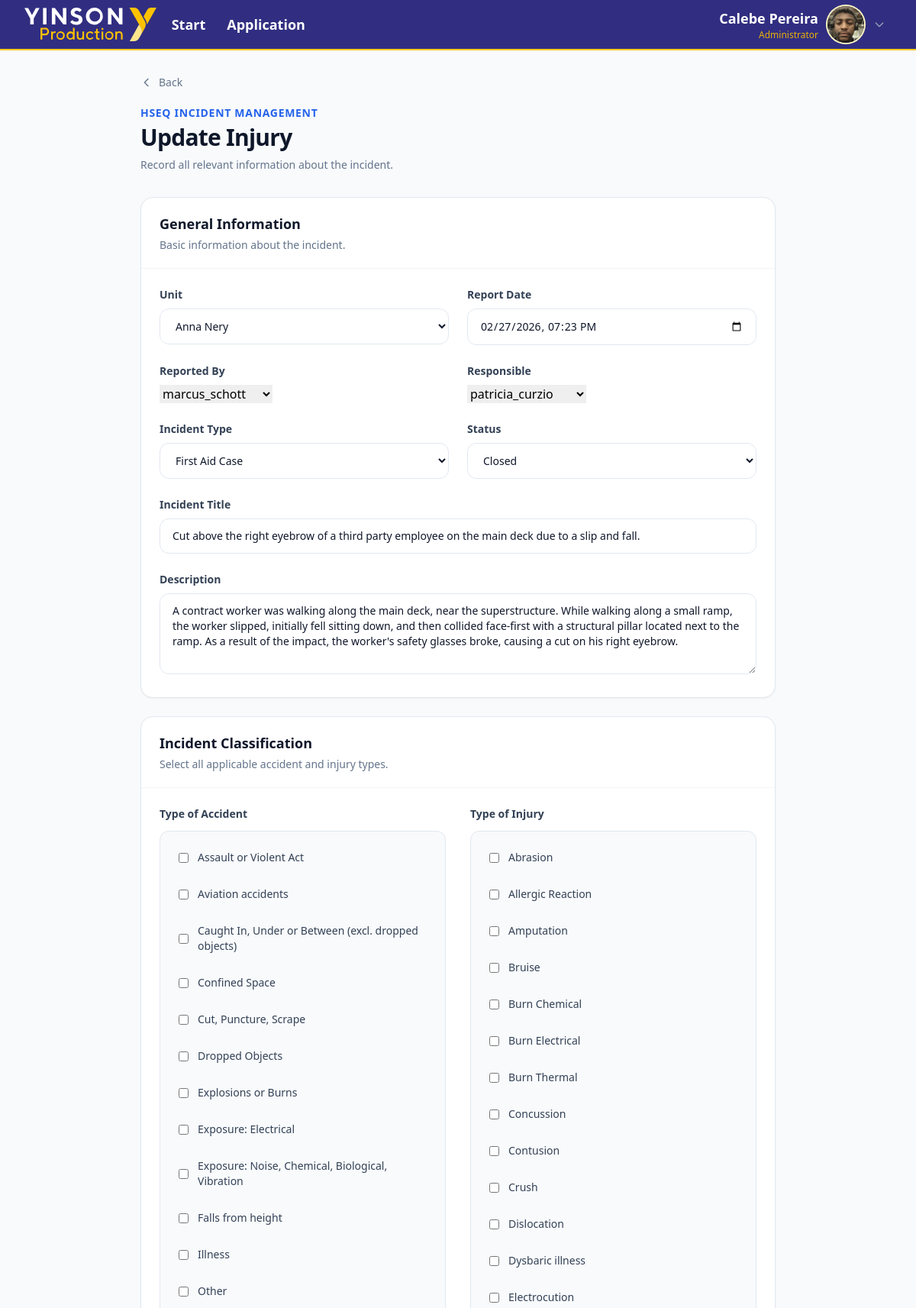
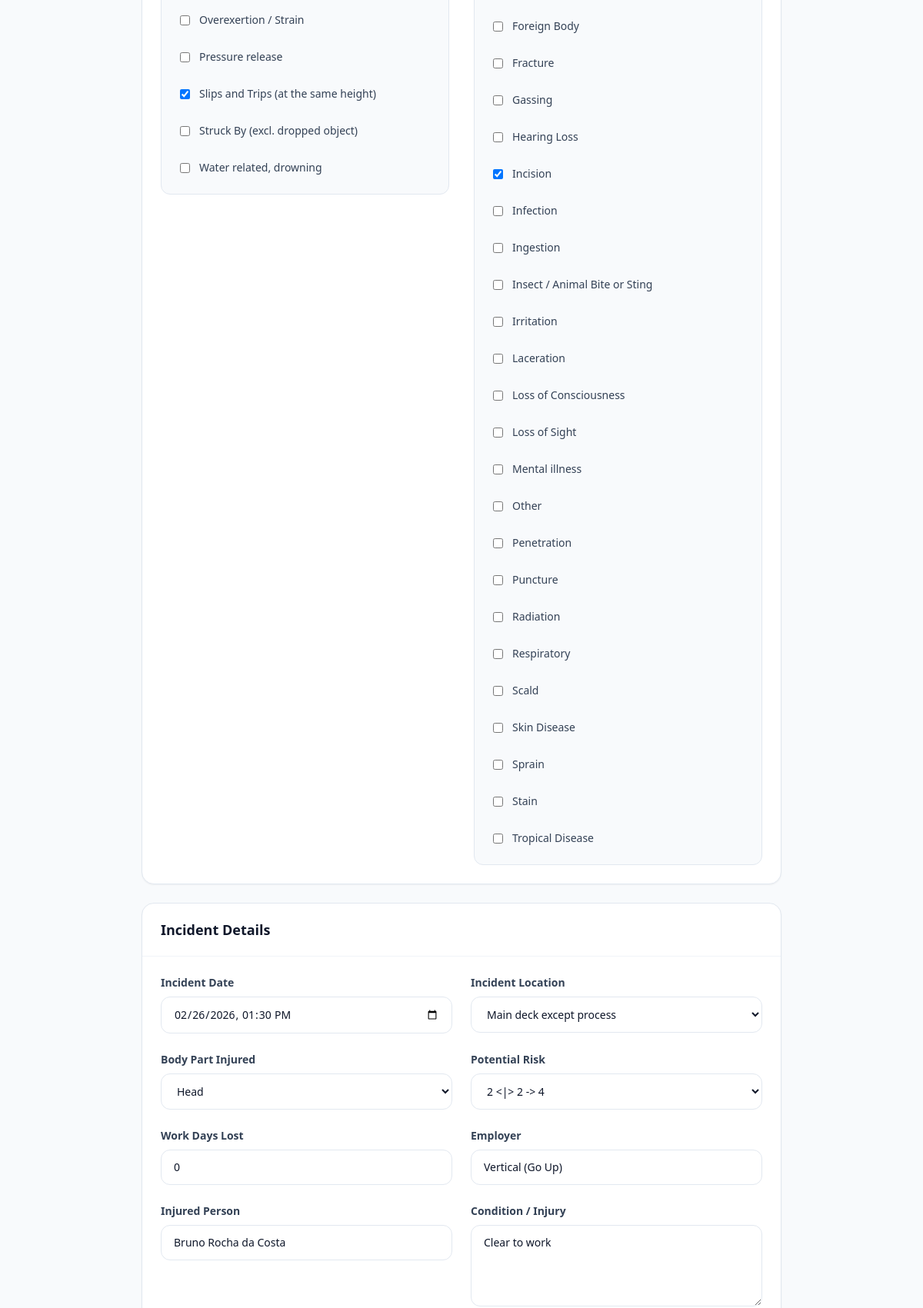
Screenshot of /injuries/1/update/ (signed in, upper part) with the database file from the repository (2 pictures, top to bottom).
### member/models.py (models this page shows, shortened)
class PhotoUser(models.Model):
    user = models.OneToOneField(
        User,
        on_delete=models.CASCADE,
        related_name="profile_photo",
    )
    image = models.ImageField(
        upload_to="users/profile/",
        null=True,
        blank=True,
    )

### incident/models.py (models this page shows, shortened)
class Injury(models.Model):
    unit = models.CharField(
        max_length=3,
        choices=UNIT_CHOICES,
    )
    date_report = models.DateTimeField(
        default=timezone.now,
    )
    reported_by = models.ForeignKey(
        User,
        on_delete=models.SET_NULL,
        null=True,
        blank=True,
        related_name="reported_injuries",
    )
    type_incident = models.CharField(
        max_length=3,
        choices=TYPE_CHOICES,
    )
    status = models.CharField(
        max_length=3,
        choices=STATUS_CHOICES,
        default="OPE",
    )
    cod_sys = models.CharField(
        max_length=20,
        unique=True,
        editable=False,
        blank=True,
    )
    title = models.CharField(
        max_length=200,
    )
    description = models.TextField(
        blank=True,
    )
    date_incident = models.DateTimeField()
    responsible = models.ForeignKey(
        User,
        on_delete=models.SET_NULL,
        null=True,
        blank=True,
        related_name="responsible_injuries",
    )
    underlying_causes = models.TextField(
        blank=True,
    )
    location_incident = models.CharField(
        max_length=3,
        choices=LOCATION_CHOICES,
    )
    work_days_lost = models.PositiveIntegerField(
        default=0,
    )
    bodypart_injured = models.CharField(
        max_length=3,
        choices=BODYPART_CHOICES,
    )
    employer = models.CharField(
        max_length=50,
    )
    injured_person_name = models.CharField(
        max_length=80,
        blank=True,
    )
    condition_injured = models.TextField(
        blank=True,
    )
    risk_potencial = models.CharField(
        max_length=3,
        choices=RISK_CHOICES,
    )
    created_at = models.DateTimeField(
        auto_now_add=True,
    )
    updated_at = models.DateTimeField(
        auto_now=True,
    )
    class Meta:
        ordering = ["-date_incident"]
        verbose_name = "Injury"
        verbose_name_plural = "Injuries"

### incident/views.py (the view, shortened to what this page needs)
@login_required
def injury_update(request, injury_id):
    injury = get_object_or_404(
        Injury,
        pk=injury_id,
    )
    if request.method == "POST":
        form = InjuryForm(
            request.POST,
            instance=injury,
        )
        if form.is_valid():
            with transaction.atomic():
                injury = form.save()
                TypeAccident.objects.filter(
                    injury=injury
                ).delete()
                accident_types = form.cleaned_data.get(
                    "type_accident",
                    [],
                )
                for accident_name in accident_types:
                    TypeAccident.objects.create(
                        injury=injury,
                        name=accident_name,
                    )
                TypeInjury.objects.filter(
                    injury=injury
                ).delete()
                injury_types = form.cleaned_data.get(
                    "type_injury",
                    [],
                )
                for injury_name in injury_types:
                    TypeInjury.objects.create(
                        injury=injury,
                        name=injury_name,
                    )
            messages.success(
                request,
                "Injury updated successfully.",
            )
            return redirect(
                "injury_detail",
                injury_id=injury.pk,
            )
    else:
        form = InjuryForm(
            instance=injury,
        )
    context = {
        "form": form,
        "injury": injury,
        "title": "Update Injury",
        "button_text": "Update Injury",
    }
    return render(
        request,
        "injury/injury_form.html",
        context,
    )

### incident/templates/injury/injury_form.html (shortened to what this page needs)
{% extends "master.html" %}
{% block content %}
<div class="min-h-screen bg-slate-50">
    <main class="mx-auto max-w-4xl px-4 py-8 sm:px-6 lg:px-8">
        <div class="mb-8">
            <a
                href="{% if injury %}{% url 'injury_detail' injury.id %}{% else %}{% url 'injury_list' %}{% endif %}"
                class="inline-flex items-center gap-2 text-sm font-medium text-slate-500 transition hover:text-blue-600"
            >
                <svg
                    class="h-4 w-4"
                    fill="none"
                    stroke="currentColor"
                    viewBox="0 0 24 24"
                >
                    <path
                        stroke-linecap="round"
                        stroke-linejoin="round"
                        stroke-width="2"
                        d="M15 19l-7-7 7-7"
                    />
                </svg>
                Back
            </a>
            <div class="mt-4">
                <p class="text-sm font-semibold uppercase tracking-wider text-blue-600">
                    HSEQ Incident Management
                </p>
                <h1 class="mt-1 text-3xl font-bold tracking-tight text-slate-900">
                    {{ title }}
                </h1>
                <p class="mt-2 text-sm text-slate-500">
                    Record all relevant information about the incident.
                </p>
            </div>
        </div>
        <form method="POST">
            <section class="mb-6 overflow-hidden rounded-2xl border border-slate-200 bg-white shadow-sm">
                <div class="border-b border-slate-100 px-6 py-5">
                    <h2 class="text-lg font-bold text-slate-900">
                        General Information
                    </h2>
                    <p class="mt-1 text-sm text-slate-500">
                        Basic information about the incident.
                    </p>
                </div>
                <div class="grid grid-cols-1 gap-6 p-6 md:grid-cols-2">
                    <div>
                        <label class="mb-2 block text-sm font-semibold text-slate-700">
                            Unit
                        </label>
                        {{ form.unit }}
                    </div>
                    <div>
                        <label class="mb-2 block text-sm font-semibold text-slate-700">
                            Report Date
                        </label>
                        {{ form.date_report }}
                    </div>
                    <div>
                        <label class="mb-2 block text-sm font-semibold text-slate-700">
                            Reported By
                        </label>
                        {{ form.reported_by }}
                    </div>
                    <div>
                        <label class="mb-2 block text-sm font-semibold text-slate-700">
                            Responsible
                        </label>
                        {{ form.responsible }}
                    </div>
                    <div>
                        <label class="mb-2 block text-sm font-semibold text-slate-700">
                            Incident Type
                        </label>
                        {{ form.type_incident }}
                    </div>
                    <div>
                        <label class="mb-2 block text-sm font-semibold text-slate-700">
                            Status
                        </label>
                        {{ form.status }}
                    </div>
                    <div class="md:col-span-2">
                        <label class="mb-2 block text-sm font-semibold text-slate-700">
                            Incident Title
                        </label>
                        {{ form.title }}
                    </div>
                    <div class="md:col-span-2">
                        <label class="mb-2 block text-sm font-semibold text-slate-700">
                            Description
                        </label>
                        {{ form.description }}
                    </div>
                </div>
            </section>
            <section class="mb-6 overflow-hidden rounded-2xl border border-slate-200 bg-white shadow-sm">
                <div class="border-b border-slate-100 px-6 py-5">
                    <h2 class="text-lg font-bold text-slate-900">
                        Incident Classification
                    </h2>
                    <p class="mt-1 text-sm text-slate-500">
                        Select all applicable accident and injury types.
                    </p>
                </div>
                <div class="grid grid-cols-1 gap-8 p-6 md:grid-cols-2">
                    <div>
                        <label class="mb-3 block text-sm font-semibold text-slate-700">
                            Type of Accident
                        </label>
                        <div class="rounded-xl border border-slate-200 bg-slate-50 p-4">
                            <div class="space-y-3">
                                {% for checkbox in form.type_accident %}
                                    <label class="flex cursor-pointer items-center gap-3 rounded-lg p-2 transition hover:bg-white">
                                        {{ checkbox.tag }}
                                        <span class="text-sm text-slate-700">
                                            {{ checkbox.choice_label }}
                                        </span>
                                    </label>
                                {% endfor %}
                            </div>
                        </div>
                    </div>
                    <div>
                        <label class="mb-3 block text-sm font-semibold text-slate-700">
                            Type of Injury
                        </label>
                        <div class="rounded-xl border border-slate-200 bg-slate-50 p-4">
                            <div class="space-y-3">
                                {% for checkbox in form.type_injury %}
                                    <label class="flex cursor-pointer items-center gap-3 rounded-lg p-2 transition hover:bg-white">
                                        {{ checkbox.tag }}
                                        <span class="text-sm text-slate-700">
                                            {{ checkbox.choice_label }}
                                        </span>
                                    </label>
                                {% endfor %}
                            </div>
                        </div>
                    </div>
                </div>
            </section>
            <section class="mb-6 overflow-hidden rounded-2xl border border-slate-200 bg-white shadow-sm">
                <div class="border-b border-slate-100 px-6 py-5">
                    <h2 class="text-lg font-bold text-slate-900">
                        Incident Details
                    </h2>
                </div>
                <div class="grid grid-cols-1 gap-6 p-6 md:grid-cols-2">
                    <div>
                        <label class="mb-2 block text-sm font-semibold text-slate-700">
                            Incident Date
                        </label>
                        {{ form.date_incident }}
                    </div>
                    <div>
                        <label class="mb-2 block text-sm font-semibold text-slate-700">
                            Incident Location
                        </label>
                        {{ form.location_incident }}
                    </div>
                    <div>
                        <label class="mb-2 block text-sm font-semibold text-slate-700">
                            Body Part Injured
                        </label>
                        {{ form.bodypart_injured }}
                    </div>
                    <div>
                        <label class="mb-2 block text-sm font-semibold text-slate-700">
                            Potential Risk
                        </label>
                        {{ form.risk_potencial }}
                    </div>
                    <div>
                        <label class="mb-2 block text-sm font-semibold text-slate-700">
                            Work Days Lost
                        </label>
                        {{ form.work_days_lost }}
                    </div>
                    <div>
                        <label class="mb-2 block text-sm font-semibold text-slate-700">
                            Employer
                        </label>
                        {{ form.employer }}
                    </div>
                    <div>
                        <label class="mb-2 block text-sm font-semibold text-slate-700">
                            Injured Person
                        </label>
                        {{ form.injured_person_name }}
                    </div>
                    <div>
                        <label class="mb-2 block text-sm font-semibold text-slate-700">
                            Condition / Injury
                        </label>
                        {{ form.condition_injured }}
                    </div>
                </div>
            </section>
        </form>
    </main>
</div>
{% endblock %}

### templates/master.html (shortened to what this page needs)
{% load static %}
<!DOCTYPE html>
<html lang="en-US">
<head>
    <script src="https://cdn.tailwindcss.com"></script>
</head>
<body>
    <header class=" border-b-2 border-b border-yellow-400 bg-indigo-900">
        <div class="mx-auto flex h-16 max-w-7xl items-center justify-between px-4 sm:px-6 lg:px-8">
            <div class="flex items-center gap-3">
                    <img src="{% static 'images/public/YP-logo-white.svg' %}" class="w-15">
                <div class="text-white text-lg font-semibold px-2 py-1.5 transition hover:font-bold focus:outline-none">
                    <a href="{% url 'start' %}">Start</a>
                </div>
                <div class="text-white text-lg font-semibold px-2 py-1.5 transition hover:font-bold focus:outline-none">
                    <a href="{% url 'application' %}">Application</a>
                </div>
            </div>
        <div class="relative" id="user-menu">
            <button
                type="button"
                id="user-menu-button"
                class="flex items-center gap-3 px-2 py-1.5 transition hover:bg-indigo-950 focus:outline-none"
                aria-expanded="false"
                aria-haspopup="true"
            >
                <div class="hidden text-right sm:block">
                    <p class="max-w-[180px] truncate text-lg font-semibold text-white">
                        {{ request.user.get_full_name|default:request.user.username }}
                    </p>
                    <p class="text-xs text-yellow-500">
                        {% if request.user.is_superuser %}
                            Administrator
                        {% else %}
                            User
                        {% endif %}
                    </p>
                </div>
                <td class="whitespace-nowrap px-6 py-4">
                                <div class="flex items-center gap-3">
                                    {% if user.profile_photo.image %}
                                        <img
                                            src="{{ user.profile_photo.image.url }}"
                                            alt="{{ user.get_full_name|default:user.username }}"
                                            class="h-12 w-12 rounded-full object-cover shadow-sm ring-2 ring-yellow-100"
                                        >
                                    {% endif %}
                                </div>
                            </td>
                <svg
                    id="user-menu-arrow"
                    class="hidden h-4 w-4 text-slate-400 transition-transform duration-200 sm:block"
                    fill="none"
                    stroke="currentColor"
                    viewBox="0 0 24 24"
                >
                    <path
                        stroke-linecap="round"
                        stroke-linejoin="round"
                        stroke-width="2"
                        d="M19 9l-7 7-7-7"
                    />
                </svg>
            </button>
        </div>
        </div>
    </header>
    {% block content %}
    {% endblock %}
</body>
</html>

### rows the page displays
Injury: unit "Anna Nery", date_report "02/27/2026 19:23", reported_by "marcus_schott", responsible "patricia_curzio", type_incident "First Aid Case", status "Closed", title "Cut above the right eyebrow of a third party employee on the main deck due to a slip and fall.", description "A contract worker was walking along the main deck, near the superstructure. While walking along a small ramp, the worker slipped, initially fell sitting down, and then collided face-first with a structural pillar located next to the ramp. As a result of the impact, the worker's safety glasses broke, causing a cut on his right eyebrow.", date_incident "02/26/2026 13:30", location_incident "Main deck except process", bodypart_injured "Head", risk_potencial "2 <|> 2 -> 4", work_days_lost "0", employer "Vertical (Go Up)", injured_person_name "Bruno Rocha da Costa", condition_injured "Clear to work"

### other values shown
{{ request.user.get_full_name|default:request.user.username }} "Calebe Pereira"
{{ title }} "Update Injury"
{{ checkbox.choice_label }} "Assault or Violent Act" "Aviation accidents" "Caught In, Under or Between (excl. dropped objects)" "Confined Space" "Cut, Puncture, Scrape" "Dropped Objects" "Explosions or Burns" "Exposure: Electrical" "Exposure: Noise, Chemical, Biological, Vibration" "Falls from height" "Illness" "Other" "Overexertion / Strain" "Pressure release" "Slips and Trips (at the same height)" "Struck By (excl. dropped object)" "Water related, drowning"
{{ checkbox.choice_label }} "Abrasion" "Allergic Reaction" "Amputation" "Bruise" "Burn Chemical" "Burn Electrical" "Burn Thermal" "Concussion" "Contusion" "Crush" "Dislocation" "Dysbaric illness" "Electrocution" "Foreign Body" "Fracture" "Gassing" "Hearing Loss" "Incision" "Infection" "Ingestion" "Insect / Animal Bite or Sting" "Irritation" "Laceration" "Loss of Consciousness" "Loss of Sight" "Mental illness" "Other" "Penetration" "Puncture" "Radiation" "Respiratory" "Scald" "Skin Disease" "Sprain" "Stain" "Tropical Disease"
